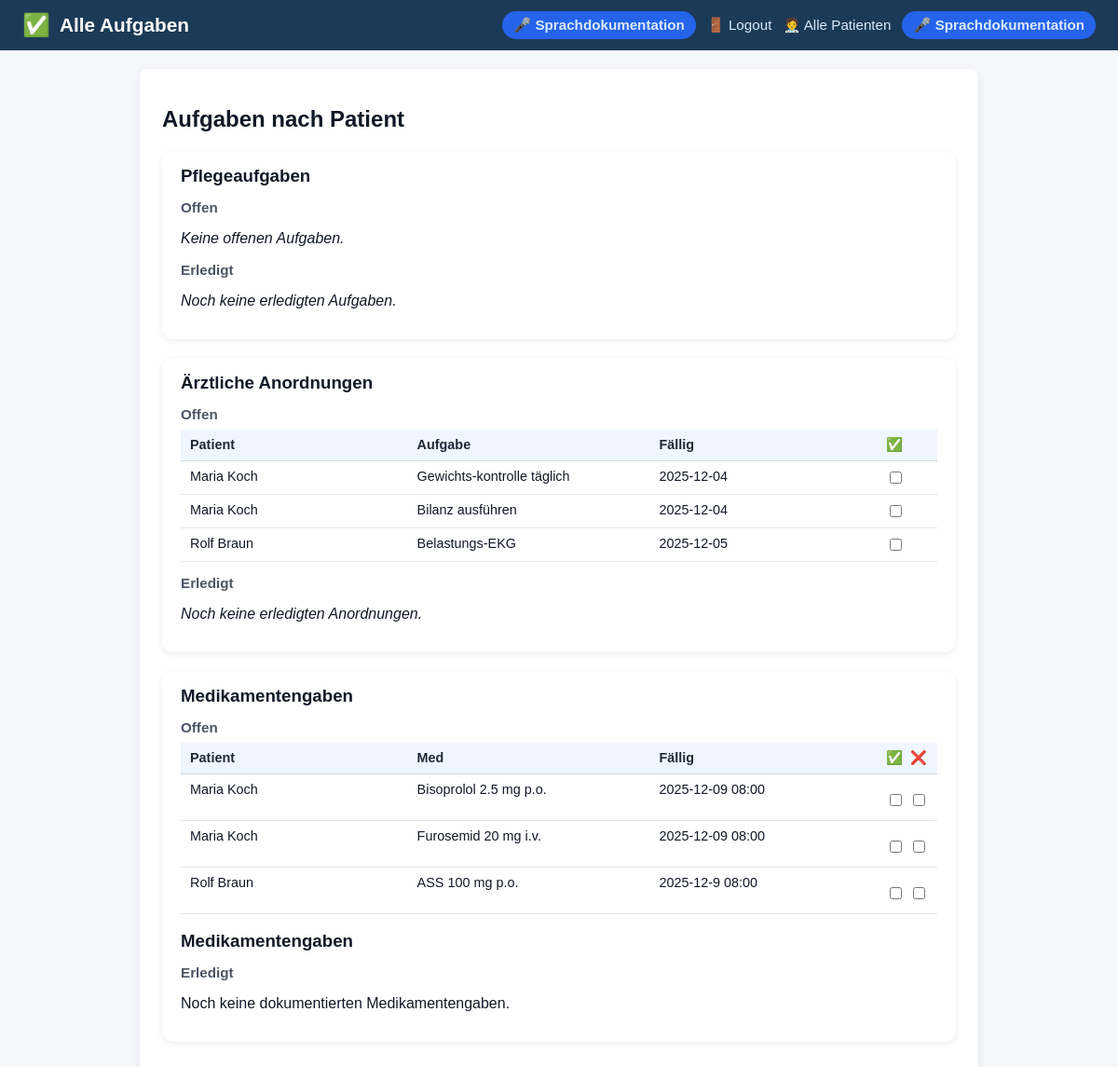
/tasks, run on an earlier commit of the app's database.
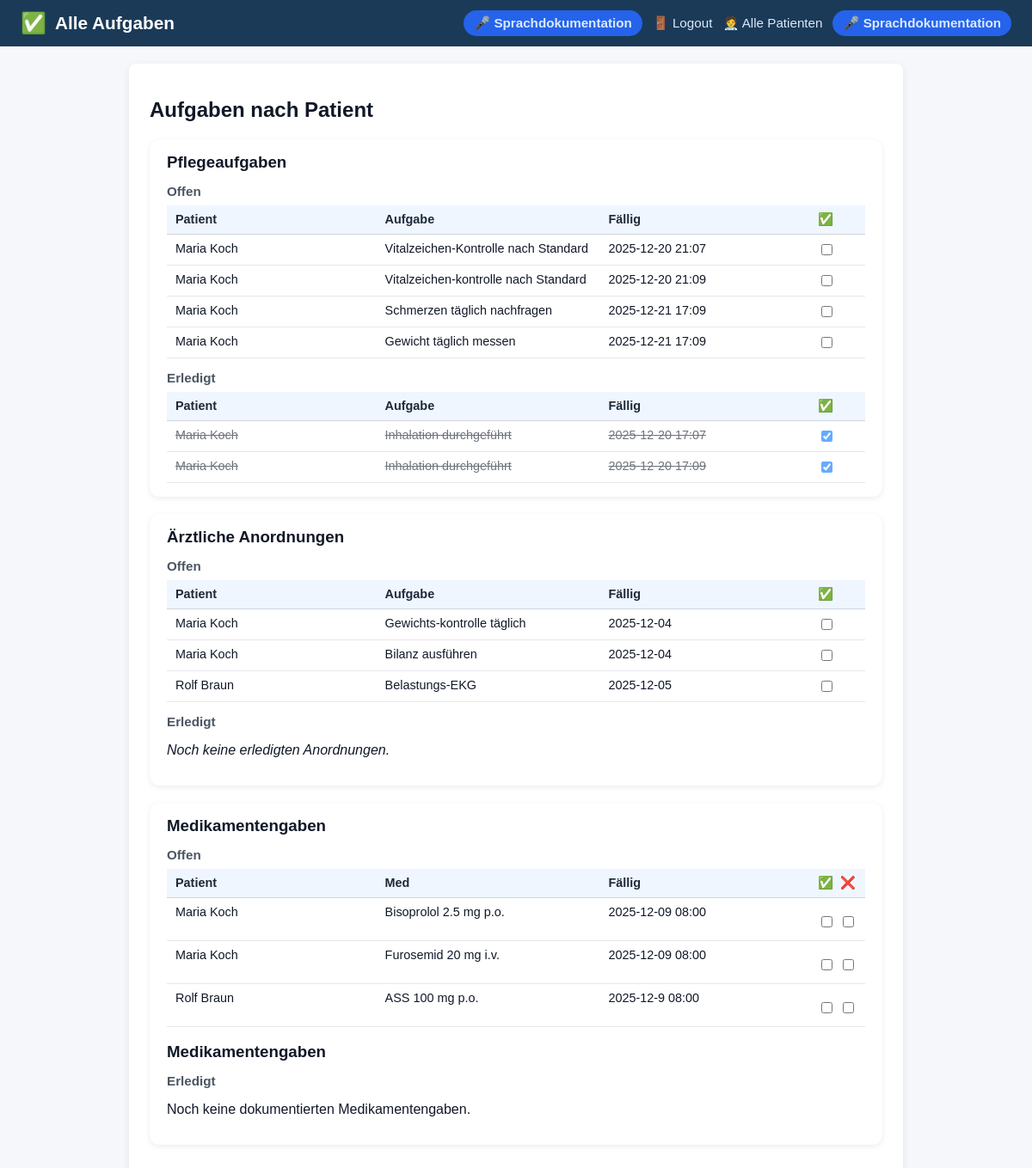
And on a later commit of the database.
### tables this page shows
CREATE TABLE orders (
    id INTEGER PRIMARY KEY AUTOINCREMENT,
    patient_id INTEGER NOT NULL,
    description TEXT NOT NULL,
    due_date TEXT,
    due_time TEXT,
    status TEXT,
    ordered_by TEXT,
    type TEXT,
    completed INTEGER DEFAULT 0,
    FOREIGN KEY (patient_id) REFERENCES patients(id)
);

CREATE TABLE patients (
    id INTEGER PRIMARY KEY AUTOINCREMENT,
    patient_identifier TEXT NOT NULL,
    name TEXT NOT NULL,
    gender TEXT,
    dob TEXT,
    room TEXT,
    diagnosis TEXT,
    bezugspflege_id INTEGER,
    allergies TEXT,
    code_status TEXT,
    admission_date TEXT,
    expected_discharge TEXT,
    primary_doctor TEXT,
    photo_filename TEXT,
    FOREIGN KEY (bezugspflege_id) REFERENCES nurses(id)
);

CREATE TABLE medications (
    id INTEGER PRIMARY KEY AUTOINCREMENT,
    patient_id INTEGER NOT NULL,
    name TEXT NOT NULL,
    dose TEXT,
    route TEXT,
    schedule TEXT,
    next_due TEXT,
    due_time TEXT,
    completed INTEGER DEFAULT 0,
    given INTEGER DEFAULT 0,
    not_given INTEGER DEFAULT 0,
    last_given_by TEXT,
    last_given_at TEXT,
    FOREIGN KEY (patient_id) REFERENCES patients(id)
);

CREATE TABLE ai_tasks (
    id INTEGER PRIMARY KEY AUTOINCREMENT,
    patient_id INTEGER NOT NULL,
    description TEXT NOT NULL,
    due_time TEXT,
    completed INTEGER DEFAULT 0,
    FOREIGN KEY (patient_id) REFERENCES patients(id)
);

### app.py (the view)
@app.route("/tasks")
def tasks_view():
    patient_id = request.args.get("patient_id", type=int)
    conn = get_connection()
    cur = conn.cursor()
    if patient_id:
        cur.execute("""
            SELECT id, name, patient_identifier
            FROM patients
            WHERE id = ?;
        """, (patient_id,))
        patients = cur.fetchall()
        viewing_all_patients = False
        selected_patient = patients[0] if patients else None
    else:
        cur.execute("""
            SELECT id, name, patient_identifier
            FROM patients
            ORDER BY room;
        """)
        patients = cur.fetchall()
        viewing_all_patients = True
        selected_patient = None
    if patient_id:
        cur.execute("""
            SELECT
                t.id,
                t.patient_id,
                t.description,
                t.due_time,
                t.completed,
                p.name AS patient_name,
                p.patient_identifier AS patient_identifier
            FROM ai_tasks t
            JOIN patients p ON p.id = t.patient_id
            WHERE t.patient_id = ?
            ORDER BY datetime(t.due_time);
        """, (patient_id,))
    else:
        cur.execute("""
            SELECT
                t.id,
                t.patient_id,
                t.description,
                t.due_time,
                t.completed,
                p.name AS patient_name,
                p.patient_identifier AS patient_identifier
            FROM ai_tasks t
            JOIN patients p ON p.id = t.patient_id
            ORDER BY p.room, datetime(t.due_time);
        """)
    ai_tasks = cur.fetchall()
    ai_tasks_open = [t for t in ai_tasks if not t["completed"]]
    ai_tasks_done = [t for t in ai_tasks if t["completed"]]
    if patient_id:
        cur.execute("""
            SELECT o.*, p.name AS patient_name, p.patient_identifier
            FROM orders o
            JOIN patients p ON p.id = o.patient_id
            WHERE o.patient_id = ?
            ORDER BY o.due_date;
        """, (patient_id,))
    else:
        cur.execute("""
            SELECT o.*, p.name AS patient_name, p.patient_identifier
            FROM orders o
            JOIN patients p ON p.id = o.patient_id
            ORDER BY o.patient_id, o.due_date;
        """)
    orders = cur.fetchall()
    orders_open = [o for o in orders if (o["status"] or "").lower() != "erledigt"]
    orders_done = [o for o in orders if (o["status"] or "").lower() == "erledigt"]
    try:
        cur.execute("ALTER TABLE medications ADD COLUMN given INTEGER DEFAULT 0;"
                    "ALTER TABLE medications ADD COLUMN not_given INTEGER DEFAULT 0;"
                    )
        conn.commit()
    except sqlite3.OperationalError:
        pass
    if patient_id:
        cur.execute("""
            SELECT m.*, p.name AS patient_name, p.patient_identifier
            FROM medications m
            JOIN patients p ON p.id = m.patient_id
            WHERE m.patient_id = ?
            ORDER BY m.next_due;
        """, (patient_id,))
    else:
        cur.execute("""
            SELECT m.*, p.name AS patient_name, p.patient_identifier
            FROM medications m
            JOIN patients p ON p.id = m.patient_id
            ORDER BY m.patient_id, m.next_due;
        """)
    meds = cur.fetchall()
    meds_open = [m for m in meds if not (m["given"] or 0) and not (m["not_given"] or 0)]
    meds_done = [m for m in meds if (m["given"] or 0) or (m["not_given"] or 0)]
    cur.execute("""
        SELECT
            ma.given_at,
            n.name AS nurse_name,
            m.name AS med_name,
            m.dose
        FROM med_administrations ma
        JOIN medications m ON m.id = ma.med_id
        LEFT JOIN nurses n ON n.id = ma.nurse_id
        WHERE ma.patient_id = ?
        ORDER BY datetime(ma.given_at) DESC
        LIMIT 20;
    """, (patient_id or 0,))
    med_history = cur.fetchall()
    cur.execute("""
               SELECT alert, severity, created_at
               FROM ai_alerts
               WHERE patient_id = ?
               ORDER BY datetime(created_at) DESC;
           """, (patient_id,))
    alerts = cur.fetchall()
    current_nurse = get_current_nurse(conn)
    conn.close()
    conn.close()
    return render_template(
        "tasks.html",
        alerts=alerts,
        current_nurse=current_nurse,
        patients=patients,
        viewing_all_patients=viewing_all_patients,
        selected_patient=selected_patient,
        ai_tasks_open=ai_tasks_open,
        ai_tasks_done=ai_tasks_done,
        orders_open=orders_open,
        orders_done=orders_done,
        meds_open=meds_open,
        meds_done=meds_done,
        med_history=med_history
    )

### templates/tasks.html (shortened to what this page needs)
<!DOCTYPE html>
<html lang="de">
<head>
    <link rel="stylesheet" href="{{ url_for('static', filename='styles.css') }}">
</head>
<body>
{% if viewing_all_patients %}
<div class="header">
    <div class="header-title">
        <span class="icon">✅</span>
        <span>Alle Aufgaben</span>
    </div>
    <div class="nav-links">
        <a href="{{ url_for('voice_doc') }}" class="btn-secondary">🎤 Sprachdokumentation</a>
        <a href="{{ url_for('logout') }}">🚪 Logout</a>
        <a href="{{ url_for('home') }}">🧑‍⚕️ Alle Patienten</a>
        <a href="{{ url_for('voice_doc') }}" class="btn-secondary">🎤 Sprachdokumentation</a>
    </div>
</div>
{% endif %}
<div class="container">
    <h2>Aufgaben nach Patient</h2>
    <section class="section-card">
        <h3>Pflegeaufgaben</h3>
        <h4>Offen</h4>
        {% if ai_tasks_open %}
            <div class="table-wrapper">
                <table class="data-table">
                    <thead>
                        <tr>
                            <th>Patient</th>
                            <th>Aufgabe</th>
                            <th>Fällig</th>
                            <th>✅</th>
                        </tr>
                    </thead>
                    <tbody>
                        {% for t in ai_tasks_open %}
                        <tr>
                            <td>{{ t.patient_name }}</td>
                            <td>{{ t.description }}</td>
                            <td>{{ t.due_time .replace("T", " ") or "Nächste Schicht" }}</td>
                            <td>
                                <form method="POST" action="{{ url_for('toggle_task', task_id=t.id, task_type='ai') }}">
                                    <input type="checkbox" name="done" onchange="this.form.submit()">
                                </form>
                            </td>
                        </tr>
                        {% endfor %}
                    </tbody>
                </table>
            </div>
        {% else %}
            <p><em>Keine offenen Aufgaben.</em></p>
        {% endif %}
        <h4>Erledigt</h4>
        {% if ai_tasks_done %}
            <div class="table-wrapper">
                <table class="data-table">
                    <thead>
                        <tr>
                            <th>Patient</th>
                            <th>Aufgabe</th>
                            <th>Fällig</th>
                            <th>✅</th>
                        </tr>
                    </thead>
                    <tbody>
                        {% for t in ai_tasks_done %}
                        <tr class="task-completed">
                            <td>{{ t.patient_name }}</td>
                            <td>{{ t.description }}</td>
                            <td>{{ t.due_time .replace("T", " ") or "Nächste Schicht" }}</td>
                            <td>
                                <form method="POST" action="{{ url_for('toggle_task', task_id=t.id, task_type='ai') }}">
                                    <input type="checkbox" name="done" onchange="this.form.submit()" checked>
                                </form>
                            </td>
                        </tr>
                        {% endfor %}
                    </tbody>
                </table>
            </div>
        {% else %}
            <p><em>Noch keine erledigten Aufgaben.</em></p>
        {% endif %}
    </section>
    <section class="section-card">
        <h3>Ärztliche Anordnungen</h3>
        <h4>Offen</h4>
        {% if orders_open %}
            <div class="table-wrapper">
                <table class="data-table">
                    <thead>
                        <tr>
                            <th>Patient</th>
                            <th>Aufgabe</th>
                            <th>Fällig</th>
                            <th>✅</th>
                        </tr>
                    </thead>
                    <tbody>
                        {% for o in orders_open %}
                        <tr>
                            <td>{{ o["patient_name"] }}</td>
                            <td>{{ o["description"] }}</td>
                            <td>{{ o["due_date"].replace("T", " ") or "—" }}</td>
                            <td>
                                <form method="POST" action="{{ url_for('toggle_task', task_id=o['id'], task_type='order') }}">
                                    <input type="checkbox" onchange="this.form.submit()">
                                </form>
                            </td>
                        </tr>
                        {% endfor %}
                    </tbody>
                </table>
            </div>
        {% else %}
            <p><em>Keine offenen Anordnungen.</em></p>
        {% endif %}
        <h4>Erledigt</h4>
        {% if orders_done %}
            <div class="table-wrapper">
                <table class="data-table">
                    <thead>
                        <tr>
                            <th>Patient</th>
                            <th>Aufgabe</th>
                            <th>Fällig</th>
                            <th>✅</th>
                        </tr>
                    </thead>
                    <tbody>
                        {% for o in orders_done %}
                        <tr class="task-completed">
                            <td>{{ o["patient_name"] }}</td>
                            <td>{{ o["description"] }}</td>
                            <td>{{ o["due_date"].replace("T", " ") or "—" }}</td>
                            <td>
                                <form method="POST" action="{{ url_for('toggle_task', task_id=o['id'], task_type='order') }}">
                                    <input type="checkbox" onchange="this.form.submit()" checked>
                                </form>
                            </td>
                        </tr>
                        {% endfor %}
                    </tbody>
                </table>
            </div>
        {% else %}
            <p><em>Noch keine erledigten Anordnungen.</em></p>
        {% endif %}
    </section>
<section class="section-card">
    <h3>Medikamentengaben</h3>
    <h4>Offen</h4>
    {% if meds_open %}
    <div class="table-wrapper">
        <table class="data-table">
            <thead>
                <tr>
                    <th>Patient</th>
                    <th>Med</th>
                    <th>Fällig</th>
                    <th class="cell-center">✅</th>
                    <th class="cell-center">❌</th>
                </tr>
            </thead>
            <tbody>
                {% for m in meds_open %}
                <tr>
                    <td>{{ m["patient_name"] }}</td>
                    <td>{{ m["name"] }} {{ m["dose"] }} {{ m["route"] }}</td>
                    <td>{{ m["next_due"].replace("T", " ") or "—" }}</td>
                    <td class="cell-center">
                <form method="POST"
                      action="{{ url_for('toggle_task', task_id=m['id'], task_type='med') }}">
                    <label class="med-toggle-label">
                        <input type="checkbox" onchange="this.form.submit()">
                    </label>
                </form>
                        </td>
                <td class="cell-center">
                <form method="POST"
                      action="{{ url_for('toggle_task', task_id=m['id'], task_type='med') }}">
                    <label class="med-toggle-label">
                        <input type="checkbox" onchange="this.form.submit()">
                        </label>
                    </form>
            </td>
                        </tr>
                        {% endfor %}
                    </tbody>
                </table>
    </div>
        {% else %}
            <p>Keine offenen Medikamentengaben.</p>
        {% endif %}
    <br>
    <h3>Medikamentengaben</h3>
    <h4>Erledigt</h4>
    {% if meds_done %}
    <div class="table-wrapper">
        <table class="data-table">
            <thead>
                <tr>
                    <th>Patient</th>
                    <th>Med</th>
                    <th>Letzte Gabe</th>
                    <th class="cell-center">✅</th>
                    <th class="cell-center">❌</th>
                </tr>
            </thead>
            <tbody>
                {% for m in meds_done %}
                <tr class="task-completed">
                    <td>{{ m["patient_name"] }}</td>
                    <td>{{ m["name"] }} {{ m["dose"] }} {{ m["route"] }}</td>
                    <td>{{ m["last_given_at"] or "—" }} {{ m["last_given_by"] or "—" }}</td>
                   <td class="cell-center">
                        <form method="POST" action="{{ url_for('toggle_task', task_id=m['id'], task_type='med') }}">
                            <input type="hidden" name="action" value="given">
                            <label class="med-toggle-label">
                            <input type="checkbox"
                                       {% if m['given'] %}checked{% endif %}
                                       onchange="this.form.submit()">
                            </label>
                        </form>
                    </td>
                    <td class="cell-center">
        <form method="POST"
              action="{{ url_for('toggle_task', task_id=m['id'], task_type='med') }}">
            <input type="hidden" name="action" value="not_given">
            <label class="med-toggle-label">
                <input type="checkbox"
                       {% if m['not_given'] %}checked{% endif %}
                       onchange="this.form.submit()">
            </label>
                            </form>
                    </td>
                        </tr>
                        {% endfor %}
                    </tbody>
                </table>
    </div>
        </section>
        {% else %}
            <p>Noch keine dokumentierten Medikamentengaben.</p>
        {% endif %}
</div>
</body>
</html>

What changed in the data, as far as the page shows it:
added ai_tasks: patient_name "Maria Koch", description "Vitalzeichen-Kontrolle nach Standard", due_time "2025-12-20 21:07", shown under "Offen"
added ai_tasks: patient_name "Maria Koch", description "Vitalzeichen-kontrolle nach Standard", due_time "2025-12-20 21:09", shown under "Offen"
added ai_tasks: patient_name "Maria Koch", description "Schmerzen täglich nachfragen", due_time "2025-12-21 17:09", shown under "Offen"
added ai_tasks: patient_name "Maria Koch", description "Gewicht täglich messen", due_time "2025-12-21 17:09", shown under "Offen"
added ai_tasks: patient_name "Maria Koch", description "Inhalation durchgeführt", due_time "2025-12-20 17:07", shown under "Erledigt"
added ai_tasks: patient_name "Maria Koch", description "Inhalation durchgeführt", due_time "2025-12-20 17:09", shown under "Erledigt"
Also different on the page:
text no longer shown: "Keine offenen Aufgaben. Noch keine erledigten Aufgaben."
text now shown: "Patient Aufgabe Fällig ✅ Patient Aufgabe Fällig ✅"
